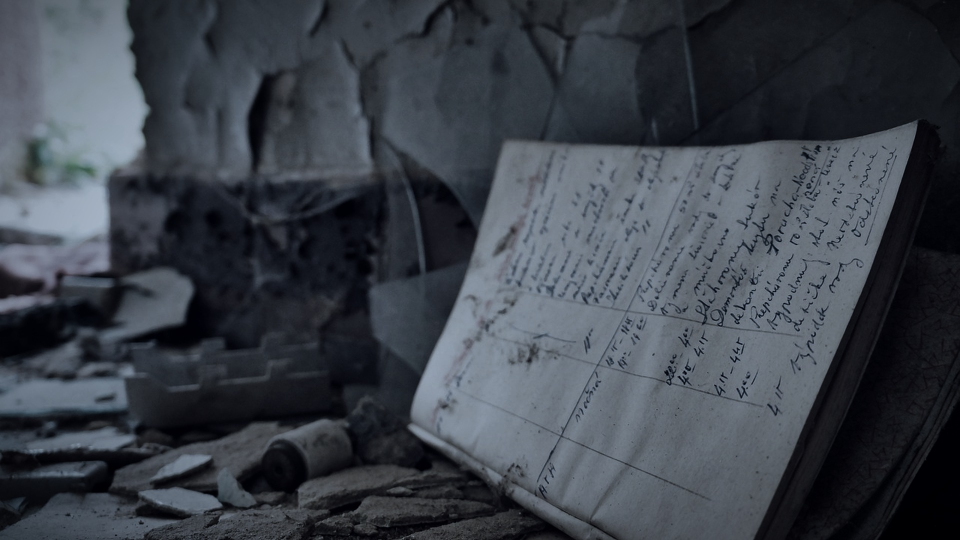
#> input picture video/episodios/ep04-medo-do-escuro/imagens_reais/bilhete_1.jpg, 1920 x 1080 px (shown at 1/2 size)
$ python -i criatura.py   (imports and definitions only)
#> lines starting #> are read from the running program, lines starting #| are printed output that depends on the picture; after the words box and inside, x2 and y2 are one past the last pixel; in counts of white or black regions, pixels touching at a corner belong together
#> further down, picture is the input picture: PIL image 1920x1080 RGB; mean R, G, B 59.8, 65.5, 73.8
"""O QUE É A CRIATURA? — a mesa de investigação animada (21/11).
Usuário: "gerar imagens separadas bem feitas e você fazer a animação… algo com maior qualidade". As camadas vêm do
Drive (identidade/brutas → recortar.py → identidade/camadas) e cada peça do formato é montada aqui, quadro a quadro,
com câmera (zoom, giro, tremida), sombra que cresce quando o objeto sobe da mesa, desfoque de movimento, luz da
luminária que pisca, tinta de carimbo com falhas, texto de máquina de escrever e grão de filme.
Peças: abertura (vinheta do formato). Uso: python3 criatura.py abertura saida.mp4"""
from pathlib import Path
import math, subprocess, sys
import numpy as np, cv2
from PIL import Image, ImageDraw, ImageFont

AQUI = Path(__file__).parent
EP = AQUI.parent
CAM = AQUI / "camadas"
FONTES = Path(__file__).resolve().parents[3] / "painel" / "fontes"
SONS = Path(__file__).resolve().parents[3] / "painel" / "sons"
W, H, FPS = 1920, 1080, 30
TINTA = np.array([28, 24, 150], np.float32) / 255     # vermelho do carimbo (BGR)
rng = np.random.default_rng(3)


# ------------------------------------------------------------------ utilidades
def ease(x): x = min(max(x, 0.0), 1.0); return x * x * (3 - 2 * x)
def eout(x): x = min(max(x, 0.0), 1.0); return 1 - (1 - x) ** 3
def ein(x): x = min(max(x, 0.0), 1.0); return x ** 3
def lin(t, a, d): return min(max((t - a) / d, 0.0), 1.0)
def back(x, s=1.4): x = min(max(x, 0.0), 1.0); x -= 1; return x * x * ((s + 1) * x + s) + 1


# [12 lines left out: functions carregar, de_pil, not called in this run]


def mat_cam(cx, cy, z, rot):
    c, s = math.cos(math.radians(rot)) * z, math.sin(math.radians(rot)) * z
    return np.array([[c, -s, W / 2 - c * cx + s * cy], [s, c, H / 2 - s * cx - c * cy], [0, 0, 1]], np.float32)


# [76 lines left out: functions mat_obj, por, texto_img, tinta_carimbo, grade_foto, polaroide, not called in this run]


def recorte_jornal(img, larg=700):
    """Recorte de jornal: papel amarelado, borda rasgada."""
#> called with larg = 700
    im = img.convert("L"); k = larg / im.width; im = im.resize((larg, int(im.height * k)), Image.LANCZOS)
#> after `k = larg / im.width`: k = 0.365
#> after `im = im.resize((larg, int(im.height * k)), Image.LANCZOS)`:
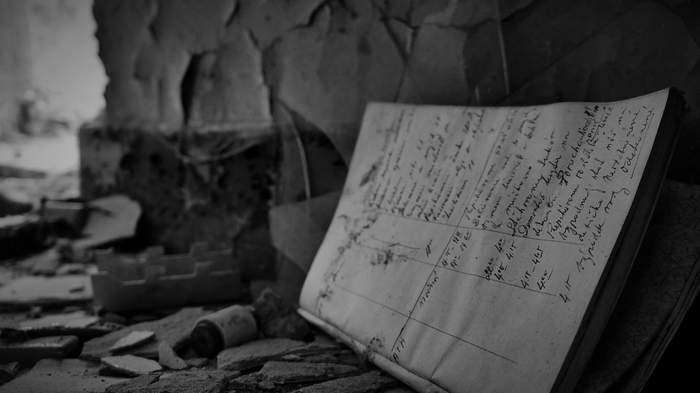
#> im: PIL image 700x393 L; min 0, max 177, mean 64.7
    a = np.asarray(im).astype(np.float32) / 255
    papel = np.stack([a * 0.80 + 0.06, a * 0.88 + 0.05, a * 0.93 + 0.05], 2)   # BGR amarelado
    hh, ww = a.shape
#> hh = 393; ww = 700
    al = np.ones((hh, ww), np.float32)
    for borda in range(4):    # rasgado: ruído na borda
        n = (hh if borda < 2 else ww)
        prof = np.clip(cv2.GaussianBlur(rng.random((n, 1)).astype(np.float32), (0, 0), 3)[:, 0] * 22, 2, 30).astype(int)
        for i, p in enumerate(prof):
            if borda == 0: al[i, :p] = 0
            elif borda == 1: al[i, ww - p:] = 0
            elif borda == 2: al[:p // 2, i] = 0
            else: al[hh - p // 2:, i] = 0
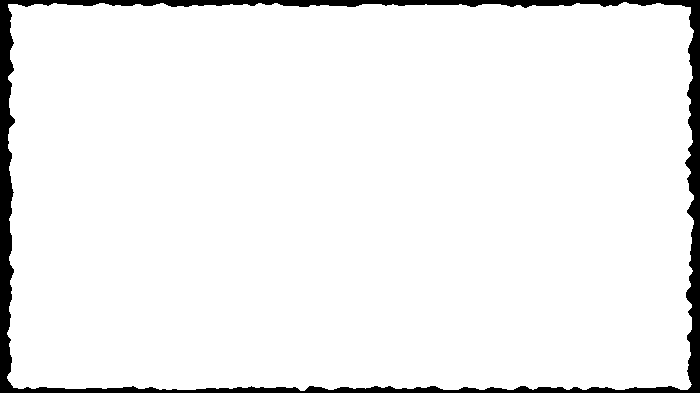
#> al: shape (393, 700) float32; values 0 (black) and 1 (white), 94.6% white; 1 black region, box (x1, y1, x2, y2) and area: (0, 0, 700, 393) 14815
    al = cv2.GaussianBlur(al, (0, 0), 0.8)
    out = np.dstack([papel * al[..., None], al])
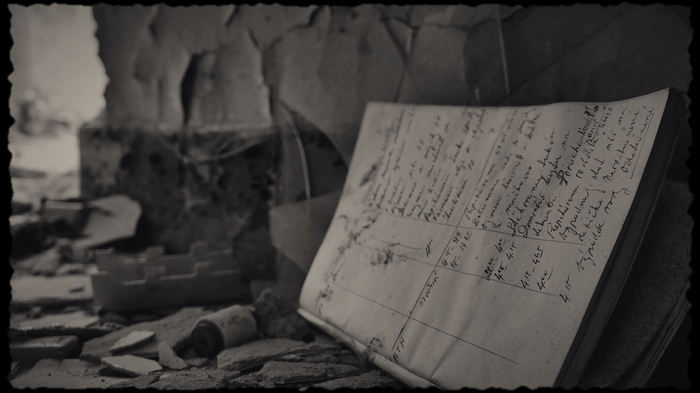
#> out: shape (393, 700, 4) float32; mean of channels 0, 1, 2, 3 0.252, 0.263, 0.275, 0.946; drawn as B, G, R
    return out.astype(np.float32)


# [65 lines left out: functions fio, virar, luz, acabamento, not called in this run]


# ------------------------------------------------------------------ peça: abertura do formato
LENTO = 1.4   # 21/11 (usuário: "um pouco menos rápido, pra que seja possível entender tudo"): tudo 40% mais lento


# [178 lines left out: functions abertura, mixar, not called in this run]


PREVIA = None
# [5 lines not run here, left out]

>>> from PIL import Image
>>> picture = Image.open('../../ep04-medo-do-escuro/imagens_reais/bilhete_1.jpg')
>>> result = recorte_jornal(picture)

$ run again, on video/episodios/ep04-medo-do-escuro/imagens_reais/caderno_3.jpg
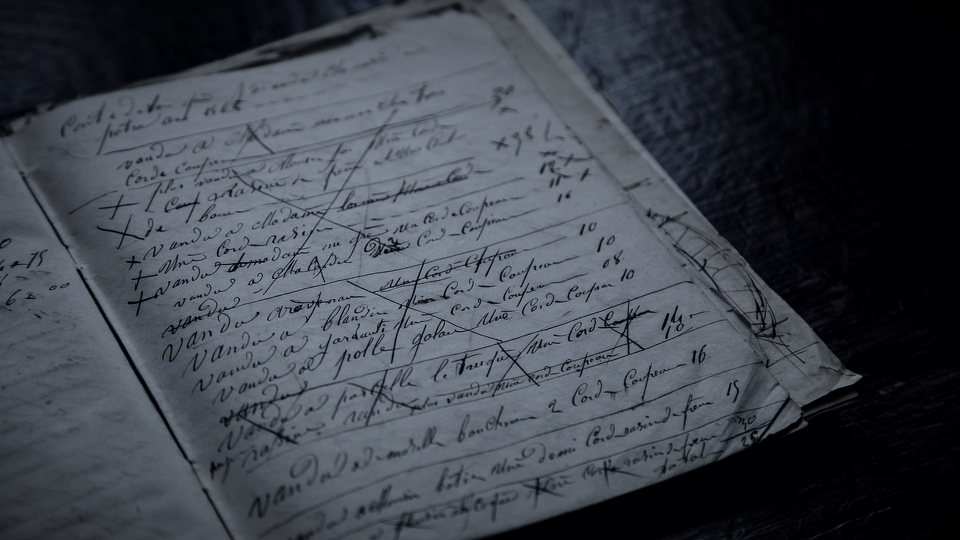
#> input picture video/episodios/ep04-medo-do-escuro/imagens_reais/caderno_3.jpg, 1920 x 1080 px (shown at 1/2 size)
#> picture is the input picture: PIL image 1920x1080 RGB; mean R, G, B 62.6, 67.5, 75.7
#> in recorte_jornal, `im = im.resize((larg, int(im.height * k)), Image.LANCZOS)`:
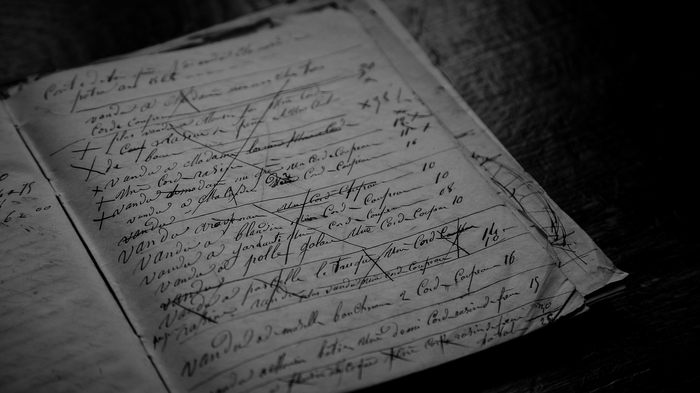
#> im: PIL image 700x393 L; min 0, max 163, mean 67
#> in recorte_jornal, `out = np.dstack([papel * al[..., None], al])`:
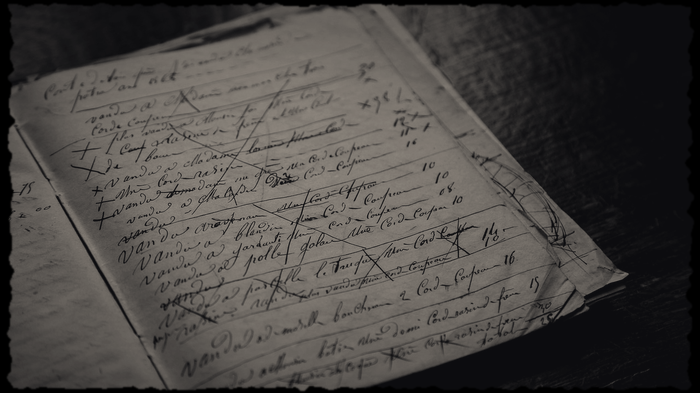
#> out: shape (393, 700, 4) float32; mean of channels 0, 1, 2, 3 0.262, 0.273, 0.286, 0.946; drawn as B, G, R

$ run again, on video/episodios/ep04-medo-do-escuro/imagens_reais/corredor_predio_0.jpg
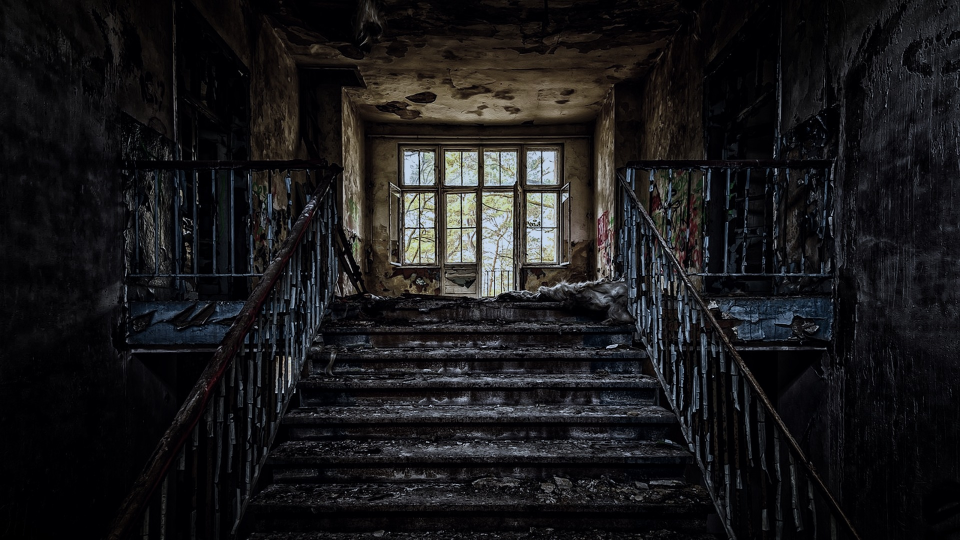
#> input picture video/episodios/ep04-medo-do-escuro/imagens_reais/corredor_predio_0.jpg, 1920 x 1080 px (shown at 1/2 size)
#> picture is the input picture: PIL image 1920x1080 RGB; mean R, G, B 25.7, 25.1, 26.4
#> in recorte_jornal, `im = im.resize((larg, int(im.height * k)), Image.LANCZOS)`:
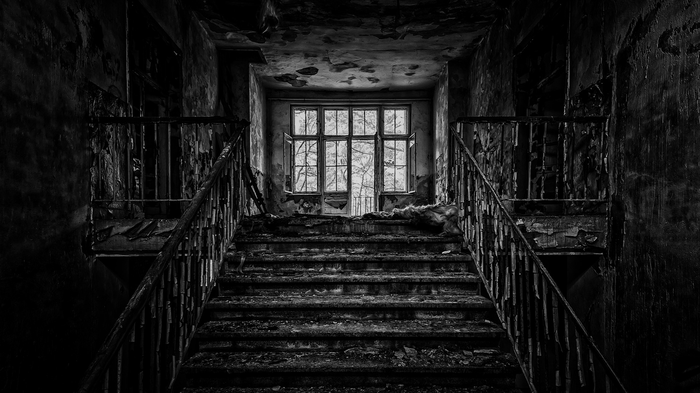
#> im: PIL image 700x393 L; min 0, max 236, mean 25.4
